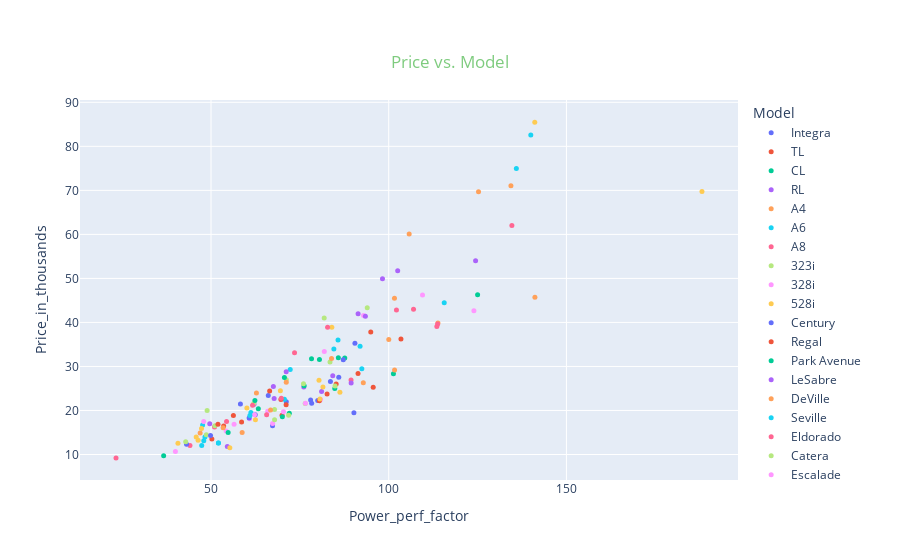

The notebook cell saved with this chart:
### Code cell
fig = px.scatter(carSales,
                 x='Power_perf_factor',
                 y='Price_in_thousands',
                 color='Model',
                
                 hover_data=['Price_in_thousands'],
                 title='Price vs. Model')
fig.update_traces(marker_size=5)
fig.update_layout(
    title={
        'y':0.9,
        'x':0.5,
        'xanchor': 'center',
        'yanchor': 'top',
        'font_color':'rgba(0, 153, 0,0.5)'})
fig.show()
